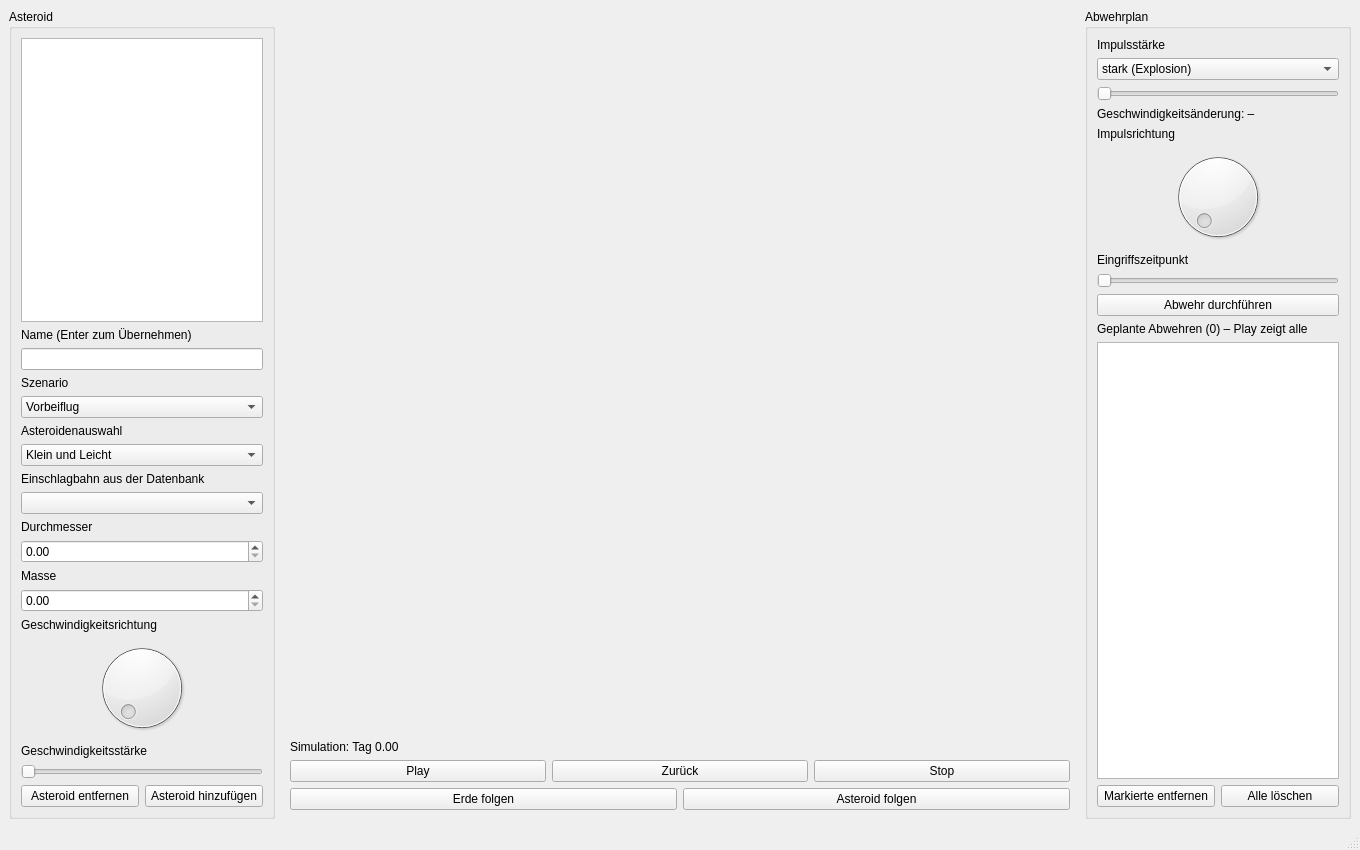
<?xml version='1.0' encoding='utf-8'?>
<ui version="4.0">
  <class>MainWindow</class>
  <widget class="QMainWindow" name="MainWindow">
    <property name="geometry">
      <rect>
        <x>0</x>
        <y>0</y>
        <width>1360</width>
        <height>850</height>
      </rect>
    </property>
    <property name="windowTitle">
      <string>SimTools – Meteoroidenabwehr</string>
    </property>
    <widget class="QWidget" name="centralwidget">
      <layout class="QHBoxLayout" name="horizontalLayout" stretch="2,6,2">
        <item>
          <widget class="QGroupBox" name="asteroid">
            <property name="title">
              <string>Asteroid</string>
            </property>
            <layout class="QHBoxLayout" name="horizontalLayout_5">
              <item>
                <layout class="QVBoxLayout" name="verticalLayout">
                  <item>
                    <widget class="QListWidget" name="listWidget" />
                  </item>
                  <item>
                    <widget class="QLabel" name="AsteroidNameLabel">
                      <property name="text">
                        <string>Name (Enter zum Übernehmen)</string>
                      </property>
                    </widget>
                  </item>
                  <item>
                    <widget class="QLineEdit" name="AsteroidNameEingabe" />
                  </item>
                  <item>
                    <widget class="QLabel" name="Szenario">
                      <property name="text">
                        <string>Szenario</string>
                      </property>
                    </widget>
                  </item>
                  <item>
                    <widget class="QComboBox" name="SzenarioAuswahl">
                      <item>
                        <property name="text">
                          <string>Vorbeiflug</string>
                        </property>
                      </item>
                      <item>
                        <property name="text">
                          <string>Kollision</string>
                        </property>
                      </item>
                    </widget>
                  </item>
                  <item>
                    <widget class="QLabel" name="Asteroidenwahl">
                      <property name="text">
                        <string>Asteroidenauswahl</string>
                      </property>
                    </widget>
                  </item>
                  <item>
                    <widget class="QComboBox" name="AsteroidenAuswahl">
                      <item>
                        <property name="text">
                          <string>Klein und Leicht</string>
                        </property>
                      </item>
                      <item>
                        <property name="text">
                          <string>Eigener Asteroid</string>
                        </property>
                      </item>
                      <item>
                        <property name="text">
                          <string>Groß und Schwer</string>
                        </property>
                      </item>
                    </widget>
                  </item>
                  <item>
                    <widget class="QLabel" name="KatalogLabel">
                      <property name="text">
                        <string>Einschlagbahn aus der Datenbank</string>
                      </property>
                    </widget>
                  </item>
                  <item>
                    <widget class="QComboBox" name="KatalogAuswahl" />
                  </item>
                  <item>
                    <widget class="QLabel" name="Durchmesser">
                      <property name="text">
                        <string>Durchmesser</string>
                      </property>
                    </widget>
                  </item>
                  <item>
                    <widget class="QDoubleSpinBox" name="GroesseEingabe" />
                  </item>
                  <item>
                    <widget class="QLabel" name="Masse">
                      <property name="text">
                        <string>Masse</string>
                      </property>
                    </widget>
                  </item>
                  <item>
                    <widget class="QDoubleSpinBox" name="GewichtEingabe" />
                  </item>
                  <item>
                    <widget class="QLabel" name="Geschwindigkeit">
                      <property name="text">
                        <string>Geschwindigkeitsrichtung</string>
                      </property>
                    </widget>
                  </item>
                  <item>
                    <widget class="QDial" name="GeschwindigkeitsRichtung" />
                  </item>
                  <item>
                    <widget class="QLabel" name="Geschwindigkeitsstaerke">
                      <property name="text">
                        <string>Geschwindigkeitsstärke</string>
                      </property>
                    </widget>
                  </item>
                  <item>
                    <widget class="QSlider" name="GeschwindigkeitRegler">
                      <property name="orientation">
                        <enum>Qt::Orientation::Horizontal</enum>
                      </property>
                    </widget>
                  </item>
                  <item>
                    <layout class="QHBoxLayout" name="asteroidButtonLayout">
                      <item>
                        <widget class="QPushButton" name="AsteroidEntfernen">
                          <property name="text">
                            <string>Asteroid entfernen</string>
                          </property>
                        </widget>
                      </item>
                      <item>
                        <widget class="QPushButton" name="AsteroidHinzufuegen">
                          <property name="text">
                            <string>Asteroid hinzufügen</string>
                          </property>
                        </widget>
                      </item>
                    </layout>
                  </item>
                </layout>
              </item>
            </layout>
          </widget>
        </item>
        <item>
          <widget class="QWidget" name="Simulationsbereich">
            <layout class="QVBoxLayout" name="verticalLayout_4">
              <item>
                <layout class="QVBoxLayout" name="verticalLayout_3" stretch="8,0,0,1,1">
                  <item>
                    <widget class="QWidget" name="widget" />
                  </item>
                  <item>
                    <widget class="QLabel" name="ZoomHinweis">
                      <property name="text">
                        <string></string>
                      </property>
                    </widget>
                  </item>
                  <item>
                    <widget class="QLabel" name="SimulationszeitLabel">
                      <property name="text">
                        <string>Simulation: Tag 0.00</string>
                      </property>
                    </widget>
                  </item>
                  <item>
                    <layout class="QHBoxLayout" name="horizontalLayout_2">
                      <item>
                        <widget class="QPushButton" name="PlayButton">
                          <property name="text">
                            <string>Play</string>
                          </property>
                        </widget>
                      </item>
                      <item>
                        <widget class="QPushButton" name="ZurueckButton">
                          <property name="text">
                            <string>Zurück</string>
                          </property>
                        </widget>
                      </item>
                      <item>
                        <widget class="QPushButton" name="StopButton">
                          <property name="text">
                            <string>Stop</string>
                          </property>
                        </widget>
                      </item>
                    </layout>
                  </item>
                  <item>
                    <layout class="QHBoxLayout" name="horizontalLayout_3">
                      <item>
                        <widget class="QPushButton" name="ErdeFolgenButton">
                          <property name="text">
                            <string>Erde folgen</string>
                          </property>
                        </widget>
                      </item>
                      <item>
                        <widget class="QPushButton" name="AsteroidFolgenButton">
                          <property name="text">
                            <string>Asteroid folgen</string>
                          </property>
                        </widget>
                      </item>
                    </layout>
                  </item>
                </layout>
              </item>
            </layout>
          </widget>
        </item>
        <item>
          <widget class="QGroupBox" name="abwehrplan">
            <property name="title">
              <string>Abwehrplan</string>
            </property>
            <layout class="QHBoxLayout" name="horizontalLayout_4">
              <item>
                <layout class="QVBoxLayout" name="verticalLayout_2">
                  <item>
                    <widget class="QLabel" name="Impulsstaerke">
                      <property name="text">
                        <string>Impulsstärke</string>
                      </property>
                    </widget>
                  </item>
                  <item>
                    <widget class="QComboBox" name="ImpulsstaerkeAuswahl">
                      <item>
                        <property name="text">
                          <string>stark (Explosion)</string>
                        </property>
                      </item>
                      <item>
                        <property name="text">
                          <string>mittel (Rakete)</string>
                        </property>
                      </item>
                      <item>
                        <property name="text">
                          <string>leicht (Satellitenstoß)</string>
                        </property>
                      </item>
                      <item>
                        <property name="text">
                          <string>Eigene Stärke</string>
                        </property>
                      </item>
                    </widget>
                  </item>
                  <item>
                    <widget class="QSlider" name="EigeneImpulsstaerke">
                      <property name="orientation">
                        <enum>Qt::Orientation::Horizontal</enum>
                      </property>
                    </widget>
                  </item>
                  <item>
                    <widget class="QLabel" name="ImpulswirkungLabel">
                      <property name="text">
                        <string>Geschwindigkeitsänderung: –</string>
                      </property>
                    </widget>
                  </item>
                  <item>
                    <widget class="QLabel" name="Impulsrichtung">
                      <property name="text">
                        <string>Impulsrichtung</string>
                      </property>
                    </widget>
                  </item>
                  <item>
                    <widget class="QDial" name="ImpulsrichtungRegler">
                      <property name="maximum">
                        <number>359</number>
                      </property>
                    </widget>
                  </item>
                  <item>
                    <widget class="QLabel" name="Eingriffszeitpunkt">
                      <property name="text">
                        <string>Eingriffszeitpunkt</string>
                      </property>
                    </widget>
                  </item>
                  <item>
                    <widget class="QSlider" name="EingriffszeitpunktRegler">
                      <property name="orientation">
                        <enum>Qt::Orientation::Horizontal</enum>
                      </property>
                    </widget>
                  </item>
                  <item>
                    <widget class="QPushButton" name="AbwehrDurchfuehrung">
                      <property name="text">
                        <string>Abwehr durchführen</string>
                      </property>
                    </widget>
                  </item>
                  <item>
                    <widget class="QLabel" name="GeplanteAbwehrenLabel">
                      <property name="text">
                        <string>Geplante Abwehren (0) – Play zeigt alle</string>
                      </property>
                    </widget>
                  </item>
                  <item>
                    <widget class="QListWidget" name="GeplanteAbwehren">
                      <property name="minimumHeight">
                        <number>100</number>
                      </property>
                      <property name="toolTip">
                        <string>Alle vorgemerkten Impulse (Tag | Asteroid | Winkel | Stärke)</string>
                      </property>
                    </widget>
                  </item>
                  <item>
                    <layout class="QHBoxLayout" name="abwehrQueueButtons">
                      <item>
                        <widget class="QPushButton" name="AbwehrEntfernen">
                          <property name="text">
                            <string>Markierte entfernen</string>
                          </property>
                        </widget>
                      </item>
                      <item>
                        <widget class="QPushButton" name="AlleAbwehrenLoeschen">
                          <property name="text">
                            <string>Alle löschen</string>
                          </property>
                        </widget>
                      </item>
                    </layout>
                  </item>
                </layout>
              </item>
            </layout>
          </widget>
        </item>
      </layout>
    </widget>
    <widget class="QMenuBar" name="menubar" />
    <widget class="QStatusBar" name="statusbar" />
  </widget>
  <resources />
  <connections />
</ui>
